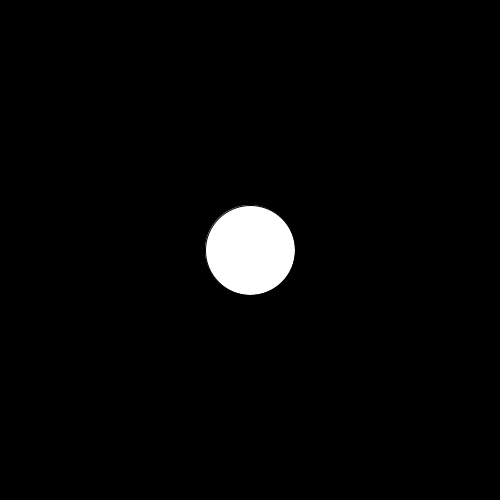
Frame 1 (no input)
Frame 60 (the mouse pressed at the canvas centre just before this capture): identical to frame 1, image omitted
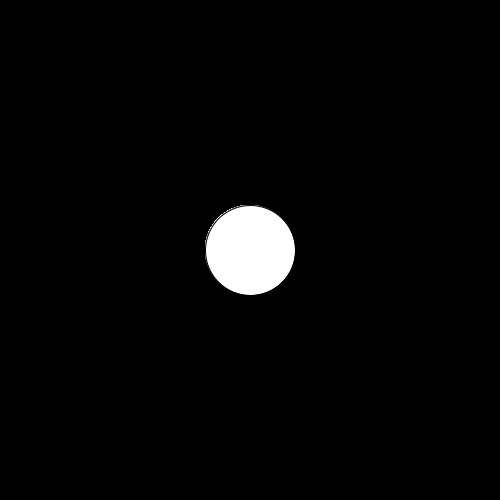
Frame 120 (the mouse held since frame 60 and released just before this capture)

The Processing sketch that drew these frames (run headless with seeded random() and noise(); from frame 60 on, the mouse is pressed at the canvas centre):

// Processing sketch: processing_184400
// ── processing_184400.pde

void setup() {
  size (500, 500);
}



void draw() {
  if (mouseY<250) { 
    background (0);
  }

  if (mouseY>250) {
    background (255, 252, 252);
  }
  {
    ellipse (250, 250, 90, 90);
  }
}
